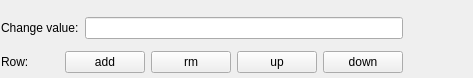
<?xml version="1.0" encoding="UTF-8"?>
<ui version="4.0">
 <class>EditSection</class>
 <widget class="QWidget" name="EditSection">
  <property name="geometry">
   <rect>
    <x>0</x>
    <y>0</y>
    <width>473</width>
    <height>78</height>
   </rect>
  </property>
  <property name="windowTitle">
   <string>Form</string>
  </property>
  <widget class="QWidget" name="layoutWidget">
   <property name="geometry">
    <rect>
     <x>1</x>
     <y>11</y>
     <width>402</width>
     <height>68</height>
    </rect>
   </property>
   <layout class="QVBoxLayout" name="verticalLayout">
    <item>
     <layout class="QHBoxLayout" name="horizontalLayout">
      <item>
       <widget class="QLabel" name="label">
        <property name="text">
         <string>Change value:</string>
        </property>
        <property name="buddy">
         <cstring>lineTabEdit</cstring>
        </property>
       </widget>
      </item>
      <item>
       <widget class="QLineEdit" name="lineTabEdit">
        <property name="toolTip">
         <string extracomment="Select one or more cells and write the new value here,"/>
        </property>
        <property name="statusTip">
         <string extracomment="Select one or more cells and write the new value here,"/>
        </property>
       </widget>
      </item>
     </layout>
    </item>
    <item>
     <layout class="QHBoxLayout" name="horizontalLayout_2">
      <item>
       <widget class="QLabel" name="label_2">
        <property name="text">
         <string>Row:</string>
        </property>
       </widget>
      </item>
      <item>
       <widget class="QPushButton" name="addRow">
        <property name="text">
         <string>add</string>
        </property>
       </widget>
      </item>
      <item>
       <widget class="QPushButton" name="rmRow">
        <property name="text">
         <string>rm</string>
        </property>
       </widget>
      </item>
      <item>
       <widget class="QPushButton" name="upRow">
        <property name="text">
         <string>up</string>
        </property>
       </widget>
      </item>
      <item>
       <widget class="QPushButton" name="downRow">
        <property name="text">
         <string>down</string>
        </property>
       </widget>
      </item>
     </layout>
    </item>
   </layout>
  </widget>
 </widget>
 <resources/>
 <connections/>
</ui>
